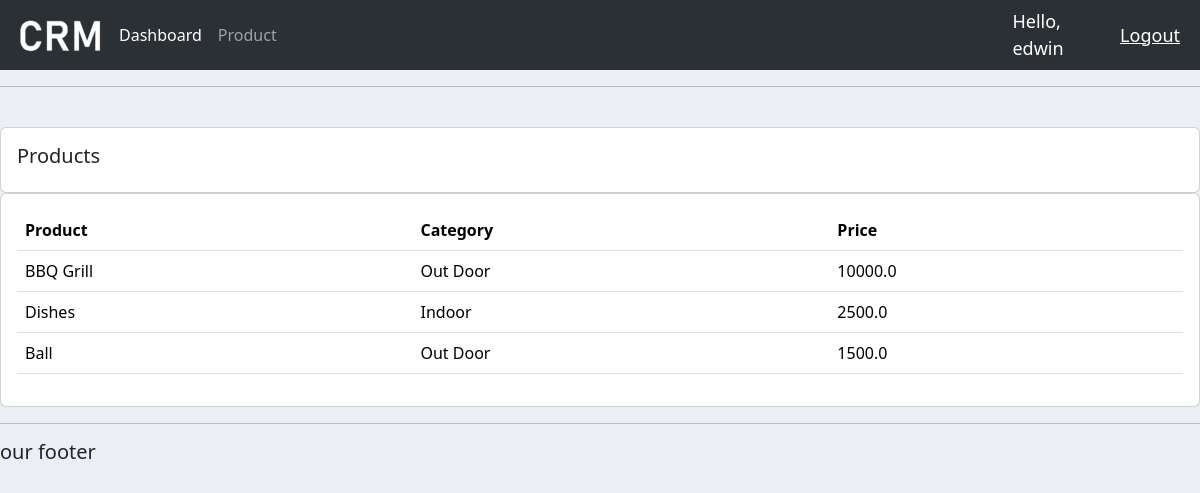
Screenshot of /products/ (signed in) with the database file from the repository.
### accounts/models.py (models this page shows, shortened)
class Product(models.Model):
    CATEGORY = (
        ('Indoor', 'Indoor'),
        ('Out Door', 'Out Door'),
    )
    name = models.CharField(max_length=200, null=True)
    price = models.FloatField(null=True)
    category = models.CharField(max_length=200, null=True, choices=CATEGORY)
    description = models.CharField(max_length=200, null=True, blank=True)
    date_created = models.DateTimeField(auto_now_add=True, null=True)
    tags = models.ManyToManyField(Tag)

### accounts/decorators.py (the view)
        def wrapper_func(request, *args, **kwargs):
            group = None
            if request.user.groups.exists():
                group = request.user.groups.all()[0].name
            if group in allowed_roles:
                return view_func(request, *args, **kwargs)
            else:
                return HttpResponse('You are not authorized to view this page')

### accounts/views.py (called while the page is built)
@login_required(login_url='login')
@allowed_users(allowed_roles=['admin'])
def products(request):
    products = Product.objects.all()
    return render(request, 'accounts/product.html', {'products': products})

### accounts/templates/accounts/product.html
{% extends 'accounts/main.html' %}
{% block content %}
        <br>
        <div class="row">
            <div class="col">
                <div class="card card-body">
                    <h5>Products</h5>
                </div>
                <div class="card card-body">
                    <table class="table">
                        <tr>
                            <th>Product</th>
                            <th>Category</th>
                            <th>Price</th>
                        </tr>
                        {% for i in products %}
                            <tr>
                                <td>{{i.name}}</td>
                                <td>{{i.category}}</td>
                                <td>{{i.price}}</td>
                            </tr>
                        {% endfor %}
                    </table>
                </div>
            </div>
        </div>
{% endblock %}

### accounts/templates/accounts/navbar.html (shortened to what this page needs)
{% load static %}
<nav class="navbar navbar-expand-lg bg-body-tertiary bg-dark" data-bs-theme="dark">
    <div class="container-fluid">
      <img src="{% static 'images/logo.png' %}" alt="Logo">
      <div class="collapse navbar-collapse" id="navbarNav">
        <ul class="navbar-nav">
          {% if request.user.is_staff %}
          <li class="nav-item">
            <a class="nav-link active" aria-current="page" href="{% url 'home' %}">Dashboard</a>
          </li>
          <li class="nav-item">
            <a class="nav-link" href="{% url 'products' %}">Product</a>
          </li>
          {% else %}
          <li class="nav-item">
            <a class="nav-link" href="{% url 'account' %}">Settings</a>
          </li>
          {% endif %}
        </ul>
      </div>
    </div>
    <span class="hello-msg">Hello, {{request.user}}</span>
    <span><a class="hello-msg" href="{% url 'logout' %}"> Logout</a></span>
  </nav>
<hr>

### static/css/main.css (style rules this page uses)
body { background-color: #ebeff5; }

### accounts/templates/accounts/navbar.html (style rules this page uses)
.hello-msg { font-size: 18px; color: #fff; margin-right: 20px; }

### rows the page displays
Product: name "BBQ Grill", category "Out Door", price "10000.0"
Product: name "Dishes", category "Indoor", price "2500.0"
Product: name "Ball", category "Out Door", price "1500.0"

### other values shown
{{ request.user }} "edwin"
